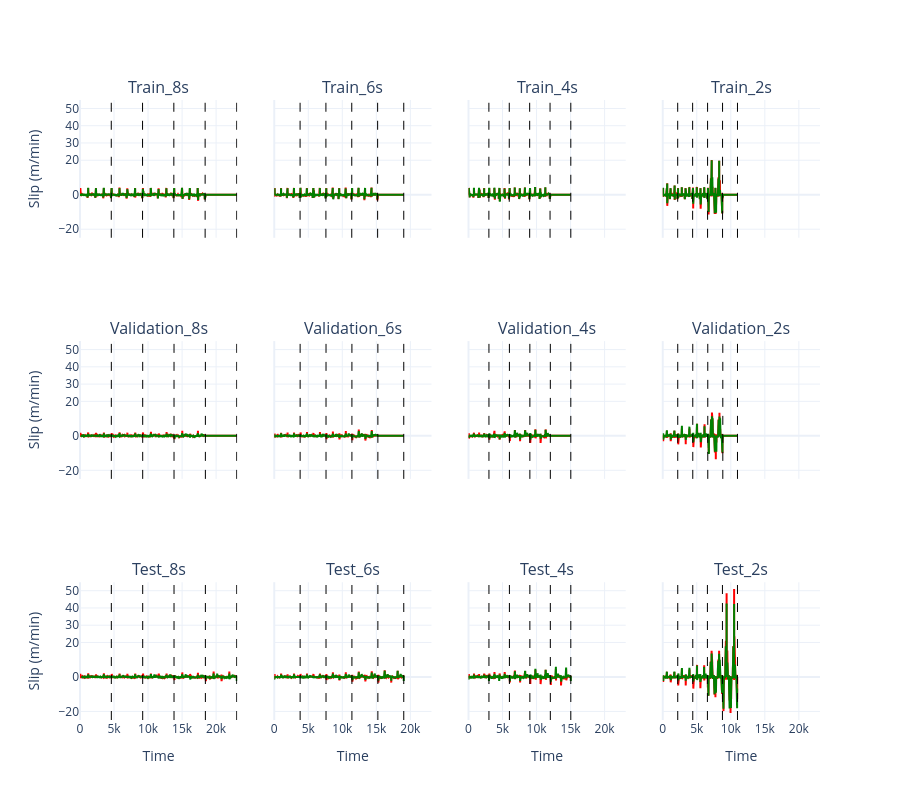

Notebook code cell kept with this figure:
### Code cell
row_order_dict = {'Train': 1, 'Validation': 2, 'Test': 3}
col_order_dict = {8:1, 6:2, 4:3, 2:4}
subplot_list = [f'{r[0]}_{r[1]}s' for r in itertools.product(row_order_dict.keys(), col_order_dict.keys())]
fig = FigureResampler(make_subplots(rows=3, cols=4, subplot_titles=subplot_list, shared_xaxes='all', shared_yaxes='all'))
for unique_set, set_g in set_dict.items():
    for ramp_time, g in set_g.groupby('PulseRampTime'):
        if unique_set != 'Test':
            g = pad_dataframe_zeros(g, gap_dict[ramp_time]-g.shape[0])
        else:
            g = g.reset_index()

        # fig.add_trace(go.Scatter(name=unique_set + '_WebSpeedReal_' + str(ramp_time) + '_s', line_color='blue'), hf_x=g.index, hf_y=g['WebSpeedReal'], row=row_order_dict[unique_set], col=col_order_dict[ramp_time])
        fig.add_trace(go.Scatter(name=unique_set + '_Slip_' + str(ramp_time) + '_s', line_color='red'),hf_x=g.index, hf_y=g['Slip'], row=row_order_dict[unique_set], col=col_order_dict[ramp_time])
        # Add predictions
        fig.add_trace(go.Scatter(name=unique_set + '_pred_' + str(ramp_time) + '_s', line_color='green'), hf_x=g.index, hf_y=g['pred'], row=row_order_dict[unique_set], col=col_order_dict[ramp_time])
        # Add vertical lines between each speed
        for (speed), cur_df in g.groupby('PulseSpeed'):
            fig.add_vline(x=cur_df.index[-1], line_width=1, line_dash='dash', line_color='black', row=row_order_dict[unique_set], col=col_order_dict[ramp_time])

for row in range(1, 4):
    for col in range(1, 5):
        fig.update_yaxes(tickvals=[-60, -50, -40, -30, -20, 0, 20, 30, 40, 50, 60], row=row, col=col)

for col in range(1, 5):
    fig.update_xaxes(title='Time', row=3, col=col)

for row in range(1, 4):
    fig.update_yaxes(title='Slip (m/min)', row=row, col=1)

fig.update_layout(height=800, template='plotly_white')
# Remove legend
fig.update_layout(showlegend=False)
fig.show()
# Save figure as pdf
fig.write_image(format="pdf", file="./../figures/ramp_pulses_preds.pdf", height=800, width=1100)

### Figure 1 — Plotly figure (JSON) as saved in the notebook; plotly's stock layout.template omitted (floating-point values rounded to 4 significant figures; data arrays with more than 128 entries replaced by an {"elided": "..."} marker saying what was removed)
{"data": [{"line": {"color": "red"}, "name": "<b style=\"color:sandybrown\">[R]</b> Train_Slip_2_s <i style=\"color:#fc9944\">~11</i>", "type": "scatter", "uid": "0bd36bcc-9497-469a-ac0f-131e1b8e8c56", "x": {"elided": "1000 int values"}, "xaxis": "x4", "y": {"elided": "1000 float values"}, "yaxis": "y4"}, {"line": {"color": "green"}, "name": "<b style=\"color:sandybrown\">[R]</b> Train_pred_2_s <i style=\"color:#fc9944\">~11</i>", "type": "scatter", "uid": "26e7e70e-0109-479d-979d-84b54fc9fc68", "x": {"elided": "1000 int values"}, "xaxis": "x4", "y": {"elided": "1000 float values"}, "yaxis": "y4"}, {"line": {"color": "red"}, "name": "<b style=\"color:sandybrown\">[R]</b> Train_Slip_4_s <i style=\"color:#fc9944\">~15</i>", "type": "scatter", "uid": "d7b5a182-985e-4aaf-a644-6297d7ed01c0", "x": {"elided": "1000 int values"}, "xaxis": "x3", "y": {"elided": "1000 float values"}, "yaxis": "y3"}, {"line": {"color": "green"}, "name": "<b style=\"color:sandybrown\">[R]</b> Train_pred_4_s <i style=\"color:#fc9944\">~15</i>", "type": "scatter", "uid": "e92c399c-e56d-41be-98e4-823ae44f706f", "x": {"elided": "1000 int values"}, "xaxis": "x3", "y": {"elided": "1000 float values"}, "yaxis": "y3"}, {"line": {"color": "red"}, "name": "<b style=\"color:sandybrown\">[R]</b> Train_Slip_6_s <i style=\"color:#fc9944\">~19</i>", "type": "scatter", "uid": "fa4f6c1e-7036-445c-ac6b-fcfbcd947cb6", "x": {"elided": "1000 int values"}, "xaxis": "x2", "y": {"elided": "1000 float values"}, "yaxis": "y2"}, {"line": {"color": "green"}, "name": "<b style=\"color:sandybrown\">[R]</b> Train_pred_6_s <i style=\"color:#fc9944\">~19</i>", "type": "scatter", "uid": "8e5c862f-d7a2-46df-9bd9-9a53a8f1b86c", "x": {"elided": "1000 int values"}, "xaxis": "x2", "y": {"elided": "1000 float values"}, "yaxis": "y2"}, {"line": {"color": "red"}, "name": "<b style=\"color:sandybrown\">[R]</b> Train_Slip_8_s <i style=\"color:#fc9944\">~23</i>", "type": "scatter", "uid": "5bb6bab3-6a26-4eb0-aa2f-7dfa07a36c1c", "x": {"elided": "1000 int values"}, "xaxis": "x", "y": {"elided": "1000 float values"}, "yaxis": "y"}, {"line": {"color": "green"}, "name": "<b style=\"color:sandybrown\">[R]</b> Train_pred_8_s <i style=\"color:#fc9944\">~23</i>", "type": "scatter", "uid": "d274e284-5451-41a7-8de4-67adbd23f3de", "x": {"elided": "1000 int values"}, "xaxis": "x", "y": {"elided": "1000 float values"}, "yaxis": "y"}, {"line": {"color": "red"}, "name": "<b style=\"color:sandybrown\">[R]</b> Validation_Slip_2_s <i style=\"color:#fc9944\">~11</i>", "type": "scatter", "uid": "bb78b877-f3f6-4051-af7b-2609880b518b", "x": {"elided": "1000 int values"}, "xaxis": "x8", "y": {"elided": "1000 float values"}, "yaxis": "y8"}, {"line": {"color": "green"}, "name": "<b style=\"color:sandybrown\">[R]</b> Validation_pred_2_s <i style=\"color:#fc9944\">~11</i>", "type": "scatter", "uid": "33c6446e-ec38-4a3a-a6bb-2acafcde1feb", "x": {"elided": "1000 int values"}, "xaxis": "x8", "y": {"elided": "1000 float values"}, "yaxis": "y8"}, {"line": {"color": "red"}, "name": "<b style=\"color:sandybrown\">[R]</b> Validation_Slip_4_s <i style=\"color:#fc9944\">~15</i>", "type": "scatter", "uid": "609fedc2-d069-41de-a36d-995d9dbe5f92", "x": {"elided": "1000 int values"}, "xaxis": "x7", "y": {"elided": "1000 float values"}, "yaxis": "y7"}, {"line": {"color": "green"}, "name": "<b style=\"color:sandybrown\">[R]</b> Validation_pred_4_s <i style=\"color:#fc9944\">~15</i>", "type": "scatter", "uid": "073433b9-0541-4e49-9964-1e8848c8e13d", "x": {"elided": "1000 int values"}, "xaxis": "x7", "y": {"elided": "1000 float values"}, "yaxis": "y7"}, {"line": {"color": "red"}, "name": "<b style=\"color:sandybrown\">[R]</b> Validation_Slip_6_s <i style=\"color:#fc9944\">~19</i>", "type": "scatter", "uid": "4c014329-c8b0-4260-8f7f-e270ef019c56", "x": {"elided": "1000 int values"}, "xaxis": "x6", "y": {"elided": "1000 float values"}, "yaxis": "y6"}, {"line": {"color": "green"}, "name": "<b style=\"color:sandybrown\">[R]</b> Validation_pred_6_s <i style=\"color:#fc9944\">~19</i>", "type": "scatter", "uid": "238daa49-9c9d-44ff-977c-0a4b55151112", "x": {"elided": "1000 int values"}, "xaxis": "x6", "y": {"elided": "1000 float values"}, "yaxis": "y6"}, {"line": {"color": "red"}, "name": "<b style=\"color:sandybrown\">[R]</b> Validation_Slip_8_s <i style=\"color:#fc9944\">~23</i>", "type": "scatter", "uid": "e876a5aa-ddcc-44c2-9dba-d50790662464", "x": {"elided": "1000 int values"}, "xaxis": "x5", "y": {"elided": "1000 float values"}, "yaxis": "y5"}, {"line": {"color": "green"}, "name": "<b style=\"color:sandybrown\">[R]</b> Validation_pred_8_s <i style=\"color:#fc9944\">~23</i>", "type": "scatter", "uid": "520097ac-3dd9-4cbd-ba9a-1bed780bedc5", "x": {"elided": "1000 int values"}, "xaxis": "x5", "y": {"elided": "1000 float values"}, "yaxis": "y5"}, {"line": {"color": "red"}, "name": "<b style=\"color:sandybrown\">[R]</b> Test_Slip_2_s <i style=\"color:#fc9944\">~11</i>", "type": "scatter", "uid": "8f52731c-feb9-41d5-9637-1a1ab65743b6", "x": {"elided": "1000 int values"}, "xaxis": "x12", "y": {"elided": "1000 float values"}, "yaxis": "y12"}, {"line": {"color": "green"}, "name": "<b style=\"color:sandybrown\">[R]</b> Test_pred_2_s <i style=\"color:#fc9944\">~11</i>", "type": "scatter", "uid": "5573d8b4-5db7-4f88-af74-ffd60e52f41b", "x": {"elided": "1000 int values"}, "xaxis": "x12", "y": {"elided": "1000 float values"}, "yaxis": "y12"}, {"line": {"color": "red"}, "name": "<b style=\"color:sandybrown\">[R]</b> Test_Slip_4_s <i style=\"color:#fc9944\">~15</i>", "type": "scatter", "uid": "38f8d4b0-e42a-4659-bc6d-2a6f90642461", "x": {"elided": "1000 int values"}, "xaxis": "x11", "y": {"elided": "1000 float values"}, "yaxis": "y11"}, {"line": {"color": "green"}, "name": "<b style=\"color:sandybrown\">[R]</b> Test_pred_4_s <i style=\"color:#fc9944\">~15</i>", "type": "scatter", "uid": "1158d9e2-ec91-40f2-83fd-4cd9b68bb5ec", "x": {"elided": "1000 int values"}, "xaxis": "x11", "y": {"elided": "1000 float values"}, "yaxis": "y11"}, {"line": {"color": "red"}, "name": "<b style=\"color:sandybrown\">[R]</b> Test_Slip_6_s <i style=\"color:#fc9944\">~19</i>", "type": "scatter", "uid": "225dded1-fd4e-4099-b0eb-0e5ad0a4102d", "x": {"elided": "1000 int values"}, "xaxis": "x10", "y": {"elided": "1000 float values"}, "yaxis": "y10"}, {"line": {"color": "green"}, "name": "<b style=\"color:sandybrown\">[R]</b> Test_pred_6_s <i style=\"color:#fc9944\">~19</i>", "type": "scatter", "uid": "8db58a78-b258-43fe-8c8b-017a7102be1d", "x": {"elided": "1000 int values"}, "xaxis": "x10", "y": {"elided": "1000 float values"}, "yaxis": "y10"}, {"line": {"color": "red"}, "name": "<b style=\"color:sandybrown\">[R]</b> Test_Slip_8_s <i style=\"color:#fc9944\">~23</i>", "type": "scatter", "uid": "21dff6df-db78-44da-b128-906ae65231b7", "x": {"elided": "1000 int values"}, "xaxis": "x9", "y": {"elided": "1000 float values"}, "yaxis": "y9"}, {"line": {"color": "green"}, "name": "<b style=\"color:sandybrown\">[R]</b> Test_pred_8_s <i style=\"color:#fc9944\">~23</i>", "type": "scatter", "uid": "867091a2-7ef9-4899-8766-2a386d59f1b5", "x": {"elided": "1000 int values"}, "xaxis": "x9", "y": {"elided": "1000 float values"}, "yaxis": "y9"}], "layout": {"annotations": [{"font": {"size": 16}, "showarrow": false, "text": "Train_8s", "x": 0.1062, "xanchor": "center", "xref": "paper", "y": 1, "yanchor": "bottom", "yref": "paper"}, {"font": {"size": 16}, "showarrow": false, "text": "Train_6s", "x": 0.3688, "xanchor": "center", "xref": "paper", "y": 1, "yanchor": "bottom", "yref": "paper"}, {"font": {"size": 16}, "showarrow": false, "text": "Train_4s", "x": 0.6313, "xanchor": "center", "xref": "paper", "y": 1, "yanchor": "bottom", "yref": "paper"}, {"font": {"size": 16}, "showarrow": false, "text": "Train_2s", "x": 0.8938, "xanchor": "center", "xref": "paper", "y": 1, "yanchor": "bottom", "yref": "paper"}, {"font": {"size": 16}, "showarrow": false, "text": "Validation_8s", "x": 0.1062, "xanchor": "center", "xref": "paper", "y": 0.6111, "yanchor": "bottom", "yref": "paper"}, {"font": {"size": 16}, "showarrow": false, "text": "Validation_6s", "x": 0.3688, "xanchor": "center", "xref": "paper", "y": 0.6111, "yanchor": "bottom", "yref": "paper"}, {"font": {"size": 16}, "showarrow": false, "text": "Validation_4s", "x": 0.6313, "xanchor": "center", "xref": "paper", "y": 0.6111, "yanchor": "bottom", "yref": "paper"}, {"font": {"size": 16}, "showarrow": false, "text": "Validation_2s", "x": 0.8938, "xanchor": "center", "xref": "paper", "y": 0.6111, "yanchor": "bottom", "yref": "paper"}, {"font": {"size": 16}, "showarrow": false, "text": "Test_8s", "x": 0.1062, "xanchor": "center", "xref": "paper", "y": 0.2222, "yanchor": "bottom", "yref": "paper"}, {"font": {"size": 16}, "showarrow": false, "text": "Test_6s", "x": 0.3688, "xanchor": "center", "xref": "paper", "y": 0.2222, "yanchor": "bottom", "yref": "paper"}, {"font": {"size": 16}, "showarrow": false, "text": "Test_4s", "x": 0.6313, "xanchor": "center", "xref": "paper", "y": 0.2222, "yanchor": "bottom", "yref": "paper"}, {"font": {"size": 16}, "showarrow": false, "text": "Test_2s", "x": 0.8938, "xanchor": "center", "xref": "paper", "y": 0.2222, "yanchor": "bottom", "yref": "paper"}], "height": 800, "shapes": [{"line": {"color": "black", "dash": "dash", "width": 1}, "type": "line", "x0": 10978, "x1": 10978, "xref": "x4", "y0": 0, "y1": 1, "yref": "y4 domain"}, {"line": {"color": "black", "dash": "dash", "width": 1}, "type": "line", "x0": 2196, "x1": 2196, "xref": "x4", "y0": 0, "y1": 1, "yref": "y4 domain"}, {"line": {"color": "black", "dash": "dash", "width": 1}, "type": "line", "x0": 4392, "x1": 4392, "xref": "x4", "y0": 0, "y1": 1, "yref": "y4 domain"}, {"line": {"color": "black", "dash": "dash", "width": 1}, "type": "line", "x0": 6588, "x1": 6588, "xref": "x4", "y0": 0, "y1": 1, "yref": "y4 domain"}, {"line": {"color": "black", "dash": "dash", "width": 1}, "type": "line", "x0": 8788, "x1": 8788, "xref": "x4", "y0": 0, "y1": 1, "yref": "y4 domain"}, {"line": {"color": "black", "dash": "dash", "width": 1}, "type": "line", "x0": 15031, "x1": 15031, "xref": "x3", "y0": 0, "y1": 1, "yref": "y3 domain"}, {"line": {"color": "black", "dash": "dash", "width": 1}, "type": "line", "x0": 2995, "x1": 2995, "xref": "x3", "y0": 0, "y1": 1, "yref": "y3 domain"}, {"line": {"color": "black", "dash": "dash", "width": 1}, "type": "line", "x0": 5992, "x1": 5992, "xref": "x3", "y0": 0, "y1": 1, "yref": "y3 domain"}, {"line": {"color": "black", "dash": "dash", "width": 1}, "type": "line", "x0": 8988, "x1": 8988, "xref": "x3", "y0": 0, "y1": 1, "yref": "y3 domain"}, {"line": {"color": "black", "dash": "dash", "width": 1}, "type": "line", "x0": 11984, "x1": 11984, "xref": "x3", "y0": 0, "y1": 1, "yref": "y3 domain"}, {"line": {"color": "black", "dash": "dash", "width": 1}, "type": "line", "x0": 19027, "x1": 19027, "xref": "x2", "y0": 0, "y1": 1, "yref": "y2 domain"}, {"line": {"color": "black", "dash": "dash", "width": 1}, "type": "line", "x0": 3795, "x1": 3795, "xref": "x2", "y0": 0, "y1": 1, "yref": "y2 domain"}, {"line": {"color": "black", "dash": "dash", "width": 1}, "type": "line", "x0": 7592, "x1": 7592, "xref": "x2", "y0": 0, "y1": 1, "yref": "y2 domain"}, {"line": {"color": "black", "dash": "dash", "width": 1}, "type": "line", "x0": 11388, "x1": 11388, "xref": "x2", "y0": 0, "y1": 1, "yref": "y2 domain"}, {"line": {"color": "black", "dash": "dash", "width": 1}, "type": "line", "x0": 15189, "x1": 15189, "xref": "x2", "y0": 0, "y1": 1, "yref": "y2 domain"}, {"line": {"color": "black", "dash": "dash", "width": 1}, "type": "line", "x0": 23031, "x1": 23031, "xref": "x", "y0": 0, "y1": 1, "yref": "y domain"}, {"line": {"color": "black", "dash": "dash", "width": 1}, "type": "line", "x0": 4595, "x1": 4595, "xref": "x", "y0": 0, "y1": 1, "yref": "y domain"}, {"line": {"color": "black", "dash": "dash", "width": 1}, "type": "line", "x0": 9191, "x1": 9191, "xref": "x", "y0": 0, "y1": 1, "yref": "y domain"}, {"line": {"color": "black", "dash": "dash", "width": 1}, "type": "line", "x0": 13788, "x1": 13788, "xref": "x", "y0": 0, "y1": 1, "yref": "y domain"}, {"line": {"color": "black", "dash": "dash", "width": 1}, "type": "line", "x0": 18385, "x1": 18385, "xref": "x", "y0": 0, "y1": 1, "yref": "y domain"}, {"line": {"color": "black", "dash": "dash", "width": 1}, "type": "line", "x0": 10978, "x1": 10978, "xref": "x8", "y0": 0, "y1": 1, "yref": "y8 domain"}, {"line": {"color": "black", "dash": "dash", "width": 1}, "type": "line", "x0": 2203, "x1": 2203, "xref": "x8", "y0": 0, "y1": 1, "yref": "y8 domain"}, {"line": {"color": "black", "dash": "dash", "width": 1}, "type": "line", "x0": 4411, "x1": 4411, "xref": "x8", "y0": 0, "y1": 1, "yref": "y8 domain"}, {"line": {"color": "black", "dash": "dash", "width": 1}, "type": "line", "x0": 6615, "x1": 6615, "xref": "x8", "y0": 0, "y1": 1, "yref": "y8 domain"}, {"line": {"color": "black", "dash": "dash", "width": 1}, "type": "line", "x0": 8823, "x1": 8823, "xref": "x8", "y0": 0, "y1": 1, "yref": "y8 domain"}, {"line": {"color": "black", "dash": "dash", "width": 1}, "type": "line", "x0": 15031, "x1": 15031, "xref": "x7", "y0": 0, "y1": 1, "yref": "y7 domain"}, {"line": {"color": "black", "dash": "dash", "width": 1}, "type": "line", "x0": 3003, "x1": 3003, "xref": "x7", "y0": 0, "y1": 1, "yref": "y7 domain"}, {"line": {"color": "black", "dash": "dash", "width": 1}, "type": "line", "x0": 6011, "x1": 6011, "xref": "x7", "y0": 0, "y1": 1, "yref": "y7 domain"}, {"line": {"color": "black", "dash": "dash", "width": 1}, "type": "line", "x0": 9015, "x1": 9015, "xref": "x7", "y0": 0, "y1": 1, "yref": "y7 domain"}, {"line": {"color": "black", "dash": "dash", "width": 1}, "type": "line", "x0": 12023, "x1": 12023, "xref": "x7", "y0": 0, "y1": 1, "yref": "y7 domain"}, {"line": {"color": "black", "dash": "dash", "width": 1}, "type": "line", "x0": 19027, "x1": 19027, "xref": "x6", "y0": 0, "y1": 1, "yref": "y6 domain"}, {"line": {"color": "black", "dash": "dash", "width": 1}, "type": "line", "x0": 3803, "x1": 3803, "xref": "x6", "y0": 0, "y1": 1, "yref": "y6 domain"}, {"line": {"color": "black", "dash": "dash", "width": 1}, "type": "line", "x0": 7607, "x1": 7607, "xref": "x6", "y0": 0, "y1": 1, "yref": "y6 domain"}, {"line": {"color": "black", "dash": "dash", "width": 1}, "type": "line", "x0": 11411, "x1": 11411, "xref": "x6", "y0": 0, "y1": 1, "yref": "y6 domain"}, {"line": {"color": "black", "dash": "dash", "width": 1}, "type": "line", "x0": 15223, "x1": 15223, "xref": "x6", "y0": 0, "y1": 1, "yref": "y6 domain"}, {"line": {"color": "black", "dash": "dash", "width": 1}, "type": "line", "x0": 23031, "x1": 23031, "xref": "x5", "y0": 0, "y1": 1, "yref": "y5 domain"}, {"line": {"color": "black", "dash": "dash", "width": 1}, "type": "line", "x0": 4603, "x1": 4603, "xref": "x5", "y0": 0, "y1": 1, "yref": "y5 domain"}, {"line": {"color": "black", "dash": "dash", "width": 1}, "type": "line", "x0": 9211, "x1": 9211, "xref": "x5", "y0": 0, "y1": 1, "yref": "y5 domain"}, {"line": {"color": "black", "dash": "dash", "width": 1}, "type": "line", "x0": 13815, "x1": 13815, "xref": "x5", "y0": 0, "y1": 1, "yref": "y5 domain"}, {"line": {"color": "black", "dash": "dash", "width": 1}, "type": "line", "x0": 18423, "x1": 18423, "xref": "x5", "y0": 0, "y1": 1, "yref": "y5 domain"}, {"line": {"color": "black", "dash": "dash", "width": 1}, "type": "line", "x0": 2203, "x1": 2203, "xref": "x12", "y0": 0, "y1": 1, "yref": "y12 domain"}, {"line": {"color": "black", "dash": "dash", "width": 1}, "type": "line", "x0": 4411, "x1": 4411, "xref": "x12", "y0": 0, "y1": 1, "yref": "y12 domain"}, {"line": {"color": "black", "dash": "dash", "width": 1}, "type": "line", "x0": 6562, "x1": 6562, "xref": "x12", "y0": 0, "y1": 1, "yref": "y12 domain"}, {"line": {"color": "black", "dash": "dash", "width": 1}, "type": "line", "x0": 8770, "x1": 8770, "xref": "x12", "y0": 0, "y1": 1, "yref": "y12 domain"}, {"line": {"color": "black", "dash": "dash", "width": 1}, "type": "line", "x0": 10978, "x1": 10978, "xref": "x12", "y0": 0, "y1": 1, "yref": "y12 domain"}, {"line": {"color": "black", "dash": "dash", "width": 1}, "type": "line", "x0": 3003, "x1": 3003, "xref": "x11", "y0": 0, "y1": 1, "yref": "y11 domain"}, {"line": {"color": "black", "dash": "dash", "width": 1}, "type": "line", "x0": 6011, "x1": 6011, "xref": "x11", "y0": 0, "y1": 1, "yref": "y11 domain"}, {"line": {"color": "black", "dash": "dash", "width": 1}, "type": "line", "x0": 9015, "x1": 9015, "xref": "x11", "y0": 0, "y1": 1, "yref": "y11 domain"}, {"line": {"color": "black", "dash": "dash", "width": 1}, "type": "line", "x0": 12023, "x1": 12023, "xref": "x11", "y0": 0, "y1": 1, "yref": "y11 domain"}, {"line": {"color": "black", "dash": "dash", "width": 1}, "type": "line", "x0": 15031, "x1": 15031, "xref": "x11", "y0": 0, "y1": 1, "yref": "y11 domain"}, {"line": {"color": "black", "dash": "dash", "width": 1}, "type": "line", "x0": 3803, "x1": 3803, "xref": "x10", "y0": 0, "y1": 1, "yref": "y10 domain"}, {"line": {"color": "black", "dash": "dash", "width": 1}, "type": "line", "x0": 7607, "x1": 7607, "xref": "x10", "y0": 0, "y1": 1, "yref": "y10 domain"}, {"line": {"color": "black", "dash": "dash", "width": 1}, "type": "line", "x0": 11411, "x1": 11411, "xref": "x10", "y0": 0, "y1": 1, "yref": "y10 domain"}, {"line": {"color": "black", "dash": "dash", "width": 1}, "type": "line", "x0": 15223, "x1": 15223, "xref": "x10", "y0": 0, "y1": 1, "yref": "y10 domain"}, {"line": {"color": "black", "dash": "dash", "width": 1}, "type": "line", "x0": 19027, "x1": 19027, "xref": "x10", "y0": 0, "y1": 1, "yref": "y10 domain"}, {"line": {"color": "black", "dash": "dash", "width": 1}, "type": "line", "x0": 4603, "x1": 4603, "xref": "x9", "y0": 0, "y1": 1, "yref": "y9 domain"}, {"line": {"color": "black", "dash": "dash", "width": 1}, "type": "line", "x0": 9211, "x1": 9211, "xref": "x9", "y0": 0, "y1": 1, "yref": "y9 domain"}, {"line": {"color": "black", "dash": "dash", "width": 1}, "type": "line", "x0": 13815, "x1": 13815, "xref": "x9", "y0": 0, "y1": 1, "yref": "y9 domain"}, {"line": {"color": "black", "dash": "dash", "width": 1}, "type": "line", "x0": 18423, "x1": 18423, "xref": "x9", "y0": 0, "y1": 1, "yref": "y9 domain"}, {"line": {"color": "black", "dash": "dash", "width": 1}, "type": "line", "x0": 23031, "x1": 23031, "xref": "x9", "y0": 0, "y1": 1, "yref": "y9 domain"}], "showlegend": false, "xaxis": {"anchor": "y", "domain": [0, 0.2125], "matches": "x9", "showticklabels": false}, "xaxis10": {"anchor": "y10", "domain": [0.2625, 0.475], "matches": "x9", "title": {"text": "Time"}}, "xaxis11": {"anchor": "y11", "domain": [0.525, 0.7375], "matches": "x9", "title": {"text": "Time"}}, "xaxis12": {"anchor": "y12", "domain": [0.7875, 1], "matches": "x9", "title": {"text": "Time"}}, "xaxis2": {"anchor": "y2", "domain": [0.2625, 0.475], "matches": "x9", "showticklabels": false}, "xaxis3": {"anchor": "y3", "domain": [0.525, 0.7375], "matches": "x9", "showticklabels": false}, "xaxis4": {"anchor": "y4", "domain": [0.7875, 1], "matches": "x9", "showticklabels": false}, "xaxis5": {"anchor": "y5", "domain": [0, 0.2125], "matches": "x9", "showticklabels": false}, "xaxis6": {"anchor": "y6", "domain": [0.2625, 0.475], "matches": "x9", "showticklabels": false}, "xaxis7": {"anchor": "y7", "domain": [0.525, 0.7375], "matches": "x9", "showticklabels": false}, "xaxis8": {"anchor": "y8", "domain": [0.7875, 1], "matches": "x9", "showticklabels": false}, "xaxis9": {"anchor": "y9", "domain": [0, 0.2125], "title": {"text": "Time"}}, "yaxis": {"anchor": "x", "domain": [0.7778, 1], "matches": "y9", "tickvals": [-60, -50, -40, -30, -20, 0, 20, 30, 40, 50, 60], "title": {"text": "Slip (m/min)"}}, "yaxis10": {"anchor": "x10", "domain": [0, 0.2222], "matches": "y9", "showticklabels": false, "tickvals": [-60, -50, -40, -30, -20, 0, 20, 30, 40, 50, 60]}, "yaxis11": {"anchor": "x11", "domain": [0, 0.2222], "matches": "y9", "showticklabels": false, "tickvals": [-60, -50, -40, -30, -20, 0, 20, 30, 40, 50, 60]}, "yaxis12": {"anchor": "x12", "domain": [0, 0.2222], "matches": "y9", "showticklabels": false, "tickvals": [-60, -50, -40, -30, -20, 0, 20, 30, 40, 50, 60]}, "yaxis2": {"anchor": "x2", "domain": [0.7778, 1], "matches": "y9", "showticklabels": false, "tickvals": [-60, -50, -40, -30, -20, 0, 20, 30, 40, 50, 60]}, "yaxis3": {"anchor": "x3", "domain": [0.7778, 1], "matches": "y9", "showticklabels": false, "tickvals": [-60, -50, -40, -30, -20, 0, 20, 30, 40, 50, 60]}, "yaxis4": {"anchor": "x4", "domain": [0.7778, 1], "matches": "y9", "showticklabels": false, "tickvals": [-60, -50, -40, -30, -20, 0, 20, 30, 40, 50, 60]}, "yaxis5": {"anchor": "x5", "domain": [0.3889, 0.6111], "matches": "y9", "tickvals": [-60, -50, -40, -30, -20, 0, 20, 30, 40, 50, 60], "title": {"text": "Slip (m/min)"}}, "yaxis6": {"anchor": "x6", "domain": [0.3889, 0.6111], "matches": "y9", "showticklabels": false, "tickvals": [-60, -50, -40, -30, -20, 0, 20, 30, 40, 50, 60]}, "yaxis7": {"anchor": "x7", "domain": [0.3889, 0.6111], "matches": "y9", "showticklabels": false, "tickvals": [-60, -50, -40, -30, -20, 0, 20, 30, 40, 50, 60]}, "yaxis8": {"anchor": "x8", "domain": [0.3889, 0.6111], "matches": "y9", "showticklabels": false, "tickvals": [-60, -50, -40, -30, -20, 0, 20, 30, 40, 50, 60]}, "yaxis9": {"anchor": "x9", "domain": [0, 0.2222], "tickvals": [-60, -50, -40, -30, -20, 0, 20, 30, 40, 50, 60], "title": {"text": "Slip (m/min)"}}}}
